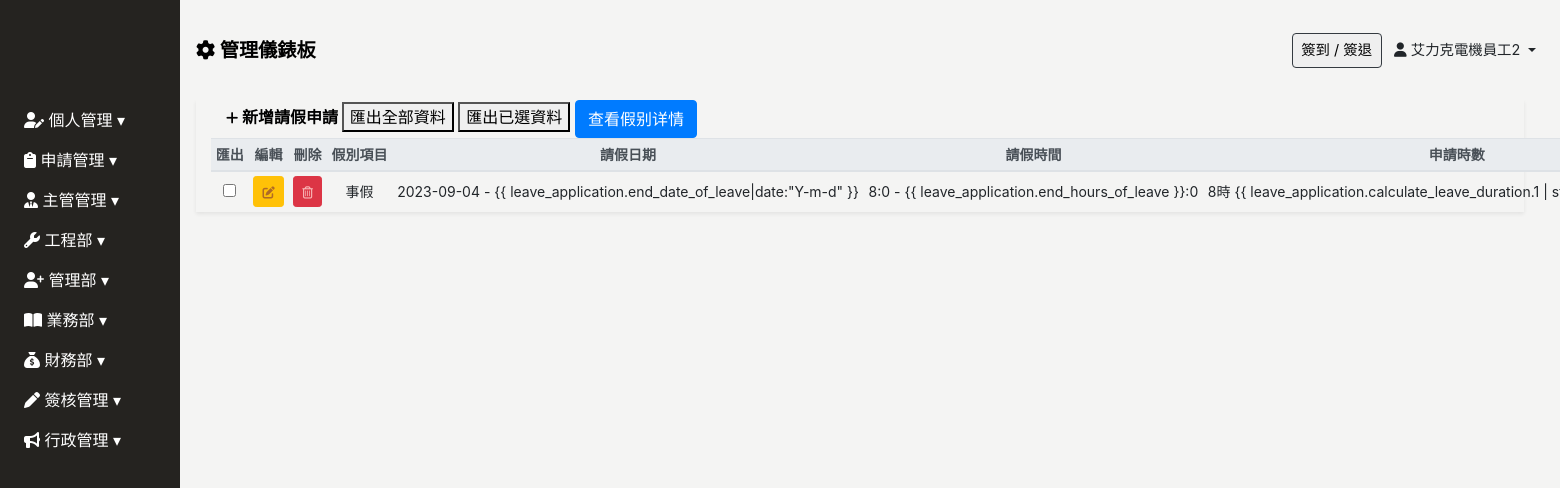
/leave_application (signed in), run on an earlier commit of the app's database.
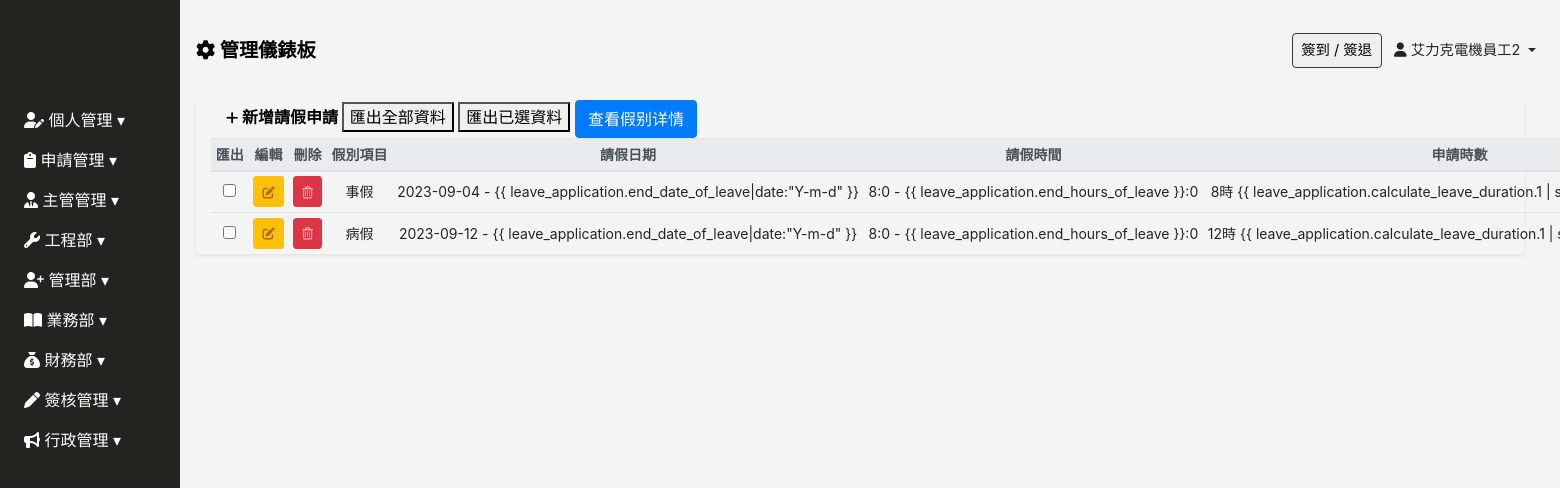
And on a later commit of the database.
### Backend/models.py (models this page shows, shortened)
class ModifiedModel(models.Model):
    modified_by = models.ForeignKey("Employee", on_delete=models.SET_NULL, null=True, blank=True)
    created_date = models.DateField(default=timezone.now,verbose_name='建立日期')
    update_date = models.DateField(auto_now=True, verbose_name='更新日期')
    class Meta:
        abstract = True

class Leave_Application(ModifiedModel):
    type_of_leave = models.ForeignKey("Leave_Param", on_delete=models.SET_NULL,related_name="lication", blank=True, null=True, verbose_name="假別項目")
    start_date_of_leave = models.DateField(blank=True, null=True, verbose_name="請假起始日期")
    end_date_of_leave = models.DateField(blank=True, null=True, verbose_name="請假結束日期")
    start_hours_of_leave = models.IntegerField(default=0,blank=True, null=True, verbose_name="請假起始小時")
    start_mins_of_leave = models.IntegerField(default=0,blank=True, null=True, verbose_name="請假起始分鐘")
    end_hours_of_leave = models.IntegerField(default=0,blank=True, null=True, verbose_name="請假結束小時")
    end_mins_of_leave = models.IntegerField(default=0,blank=True, null=True, verbose_name="請假結束分鐘")
    leave_hours = models.IntegerField(default=0, blank=True, null=True, verbose_name="申請時數(時)")
    leave_mins = models.IntegerField(default=0, blank=True, null=True, verbose_name="申請時數(分)")
    substitute = models.ForeignKey("Employee", on_delete=models.SET_NULL,related_name="leave_application_substitute", blank=True, null=True, verbose_name="工作代理人")
    leave_reason = models.TextField(max_length=300, blank=True, null=True, verbose_name="請假事由")
    backlog = models.CharField(max_length=100, blank=True, null=True, verbose_name="待辦事項")
    created_by = models.ForeignKey("Employee",related_name="leave_author", on_delete=models.SET_NULL, null=True, blank=True)
    Approval =  models.ForeignKey(ApprovalModel, null=True, blank=True, on_delete=models.SET_NULL , related_name='Leave_Application_Approval')
    class Meta:
        verbose_name = "請假申請"
        verbose_name_plural = verbose_name
    def calculate_leave_duration(self):
        total_days =  int((self.end_date_of_leave - self.start_date_of_leave).days)
        if total_days==0:  # 請假只有一天
            leave_duration = timedelta(hours=self.end_hours_of_leave - self.start_hours_of_leave,
                                                minutes=self.end_mins_of_leave - self.start_mins_of_leave)
            total_hours = leave_duration.seconds // 3600
            total_minutes = (leave_duration.seconds // 60) % 60
            if total_minutes < 30:
                total_minutes = 0
            else:
                total_minutes = 30
            if self.start_hours_of_leave < 13 and self.end_hours_of_leave >= 13 :   #
                total_hours -= 1
        else:
            start_time = timedelta(hours=self.start_hours_of_leave, minutes=self.start_mins_of_leave)
            start_difference = timedelta(hours=17)- start_time
            end_time = timedelta(hours=self.end_hours_of_leave, minutes=self.end_mins_of_leave)
            end_difference = end_time - timedelta(hours=8)
            total_difference = start_difference + end_difference
            total_hours = total_difference.seconds // 3600
            total_minutes = (total_difference.seconds // 60) % 60
            if self.start_hours_of_leave < 13: #第一天是否在八點前請假
                total_hours -= 1
            if self.end_hours_of_leave >= 13:  # 最後天是否在八點前請完
                total_hours -= 1
            if total_minutes < 30:
                total_minutes = 0
            else:
                total_minutes = 30
            sleep_day =  total_days-2
            if sleep_day > 0:
                total_hours +=sleep_day *8
        return total_hours, total_minutes

class Leave_Param(ModifiedModel):
    GENDER_TYPE = (
        ('不限', '不限'),
        ('男', '男'),
        ('女', '女'),
    )
    UNIT_TYPE = (
        ('小時', '小時'),
        ('天', '天'),
    )
    LEAVE_TYPE = (
        ('特休假', '特休假'),
        ('補休假', '補休假'),
        ('一般假', '一般假'),
        ('特別假', '特別假'),
    )
    leave_name = models.CharField(max_length=100, blank=True, null=True, verbose_name="假別名稱")
    leave_type = models.CharField(max_length=5, choices=LEAVE_TYPE,blank=True, null=True, verbose_name="項目類別")
    leave_quantity = models.IntegerField(blank=True, null=True, default=0, verbose_name="給假數(小時)")
    minimum_leave_number = models.DecimalField(max_digits=5, decimal_places=3,default=0, blank=True, null=True, verbose_name="最低請假數(為0就不卡控)")
    minimum_leave_unit = models.DecimalField(max_digits=5, decimal_places=3,default=0, blank=True, null=True, verbose_name="最小請假單位(為0就不卡控)")
    unit = models.CharField(max_length=5, choices=UNIT_TYPE,blank=True, null=True,verbose_name="單位")
    is_audit = models.BooleanField(blank=True, default=False, verbose_name="附件稽核")
    is_attachment = models.BooleanField(blank=True, default=False, verbose_name="附件提示")
    deduct_percentage = models.IntegerField(blank=True, null=True, default=0, verbose_name="扣薪 %")
    control = models.BooleanField(blank=True, default=True, verbose_name="假控")
    gender = models.CharField(max_length=5, choices=GENDER_TYPE,blank=True, null=True,verbose_name="性別")
    leave_rules = models.TextField(max_length=1000, blank=True, null=True, verbose_name="請假規定")
    created_by = models.ForeignKey("Employee",related_name="leave_param_author", on_delete=models.SET_NULL, null=True, blank=True)
    class Meta:
        verbose_name = "假別參數"
        verbose_name_plural = verbose_name
    def __str__(self):
        return self.leave_name
    def calculate_total_leave_duration(self, user):
        total_hours = 0
        total_minutes = 0
        user_leave_applications = self.lication.filter(created_by=user)
        for leave_application in user_leave_applications:
            leave_hours, leave_minutes = leave_application.calculate_leave_duration()
            total_hours += leave_hours
            total_minutes += leave_minutes
        total_hours += total_minutes // 60
        total_minutes %= 60
        return total_hours, total_minutes
    @classmethod
    def get_leave_param_details(cls, user):
        leave_param_details = []
        leave_params = cls.objects.all()
        for leave_param in leave_params:
            total_hours, total_minutes = leave_param.calculate_total_leave_duration(user)
            leave_param_details.append({
                'id': leave_param.id,
                'name': leave_param.leave_name,
                'total_hours': total_hours,
                'total_minutes': total_minutes
            })
        return leave_param_details

### Frontend/views.py (the view)
# urls.py: path('leave_application', views.Leave_Application_List.as_view(), name="Leave_Application"),
class Leave_Application_List(UserPassesTestMixin,ListView):
    model = Leave_Application
    template_name = 'leave_application/leave_application.html'
    context_object_name = 'leave_application_list'
    def get_context_data(self, **kwargs):
        context = super().get_context_data(**kwargs)
        context["leave_application_form"] = LeaveApplicationForm()
        context["24range"] = range(24)
        context["60range"] = range(60)
        user = self.request.user.employee
        context["leave_details"] =Leave_Param.get_leave_param_details(user)
        return context
    def test_func(self):
        if settings.PASS_TEST_FUNC:
            return True
        return  True

### Backend/forms.py
class LeaveApplicationForm(BaseModelForm):
    class Meta:
        model = Leave_Application
        fields = '__all__'
        widgets = {
            'type_of_leave': forms.Select(attrs={'class': 'form-control form-control-sm'}),
            'substitute': forms.Select(attrs={'class': 'form-control form-control-sm'}),
        }

### Backend/context_processors.py (called while the page is built, shortened)
def sys_messages(request):
    if  isinstance(request.user, AnonymousUser):
        return {'sys_messages': {}}
    get_sys_messages = SysMessage.objects.filter(Target_user=request.user.employee,watch=False)
    bottom_position = 20  # 初始底部位置
    sys_messages_data = []
    return {'sys_messages': sys_messages_data}

def client_list(request):
    clients = Client.objects.all()
    return {'clients': clients}

### Backend/models.py (called while the page is built)
    def __str__(self):
        return self.full_name

### Frontend/templates/leave_application/leave_application.html (shortened to what the changed rows need)
{% extends 'base/base_dashboard.html' %}
{% block import %}
{% load static%}
{% endblock %}
{% block main %}
<div class="main px-3">
    <div class="leave_application-table container-fluid shadow-sm table-responsive-lg">
        <table class="table table-sm table-hover text-center" id="table" data-toggle="table" data-sortable="true"
            data-toolbar="#toolbar" data-search="true" data-show-columns="true" data-filter-strict-search="true"
            data-show-columns-toggle-all="true" data-pagination="true" data-page-size="25" data-page-list="[25, All]"
            data-filter-control="true">
            <thead class="thead-light" style="font-size: 14px;">
                <tr class="text-nowrap">
                    <th data-force-hide="true" data-switchable="false" data-no-print="true" data-field="checkbox"
                        class="d-none d-md-table-cell">匯出</th>
                    <th data-force-hide="true" data-switchable="false" data-no-print="true" data-field="edit">編輯</th>
                    <th data-force-hide="true" data-switchable="false" data-no-print="true" data-field="delete">刪除</th>
                    <th data-field="type_of_leave" data-sortable="true">假別項目</th>
                    <th data-field="date_of_leave" data-sortable="true">請假日期</th>
                    <th data-field="time_of_leave" data-sortable="true">請假時間</th>
                    <th data-field="leave_hours" data-sortable="true">申請時數</th>
                </tr>
            </thead>
            <tbody class="text-nowrap" style="font-size: 14px;">
                {% for leave_application in leave_application_list %}
                <tr>
                    <td><input type="checkbox" name="importcheckd" onclick="updateCheckedArray(this)"
                            value="{{ leave_application.id }}"></td>
                    <td>
                        <a data-target="#leave-application-modal" type="button" data-url="quotation"
                            data-id="{{ leave_application.id }}" class="sys_get btn btn-sm btn-warning"
                            data-toggle="modal" data-target="#project-confirmation-modal" onclick="LoadData(event)">
                        </a>
                    </td>
                    <td>
                        <a data-url="quotation" data-target="#leave_application-modal"
                            data-id="{{ leave_application.id }}" type="button" class="sys_del btn btn-sm btn-danger"
                            onclick="DELETE_handleClick(event)">
                        </a>
                    </td>
                    <td>
                        {{ leave_application.type_of_leave }}
                    </td>
                    <td>
                        {{ leave_application.start_date_of_leave|date:"Y-m-d" }} - {{
                        leave_application.end_date_of_leave|date:"Y-m-d" }}
                    </td>
                    <td>
                        {{ leave_application.start_hours_of_leave }}:{{ leave_application.start_mins_of_leave }} - {{
                        leave_application.end_hours_of_leave }}:{{ leave_application.end_mins_of_leave }}
                    </td>
                    <td>
                        {{ leave_application.calculate_leave_duration.0 }}時 {{
                        leave_application.calculate_leave_duration.1 | stringformat:"02d" }}分
                    </td>
                </tr>
                {% endfor %}
            </tbody>
        </table>
    </div>
</div>
{% endblock %}

What changed in the data, as far as the page shows it:
added Leave_Application: type_of_leave "病假", start_date_of_leave "2023-09-12", start_hours_of_leave "8", start_mins_of_leave "0", end_mins_of_leave "0", calculate_leave_duration.0 "12"
